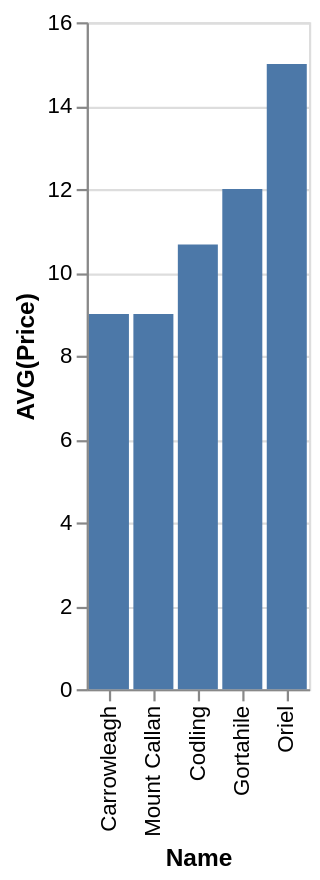

Write a Vega-Lite specification for this figure.
### Vega-Lite specification from a JSON file in a GitHub repository (floating-point values rounded to 4 significant figures)
{"data": {"values": [{"x_data": "Carrowleagh", "y_data": 9}, {"x_data": "Mount Callan", "y_data": 9}, {"x_data": "Codling", "y_data": 10.67}, {"x_data": "Gortahile", "y_data": 12}, {"x_data": "Oriel", "y_data": 15}]}, "mark": "bar", "encoding": {"x": {"field": "x_data", "type": "nominal", "title": "Name", "sort": {"op": "sum", "field": "y_data", "order": "ascending"}}, "y": {"field": "y_data", "type": "quantitative", "title": "AVG(Price)"}}}
